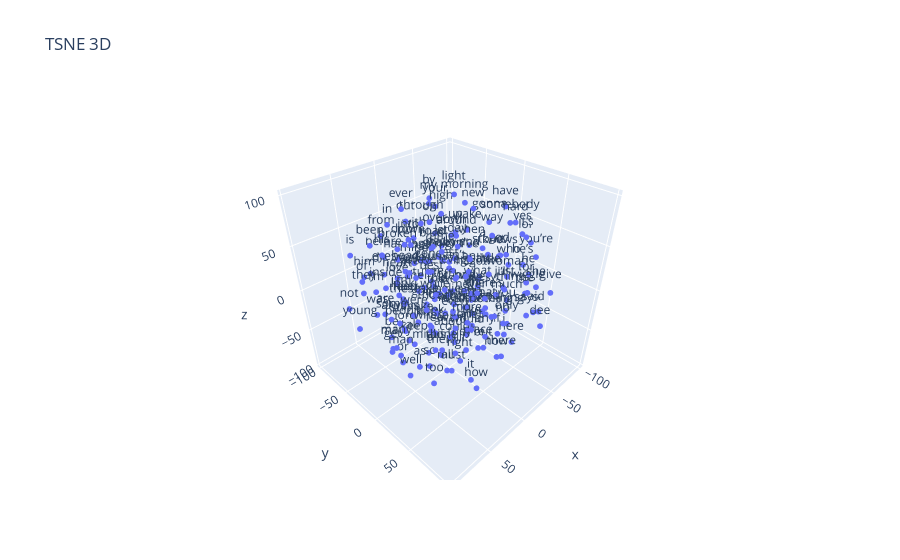

Notebook source saved alongside this figure:
### Code cell
vecs3, labels3 = reduce_dimensions(w2v_model, num_dimensions=3, max_words=200)
fig3 = px.scatter_3d(x=vecs3[:, 0], y=vecs3[:, 1], z=vecs3[:, 2], text=labels3, title="TSNE 3D")
fig3.update_traces(marker_size=2)
fig3.show()

### Figure 1 — Plotly figure (JSON) as saved in the notebook; plotly's stock layout.template omitted (floating-point values rounded to 4 significant figures; data arrays with more than 128 entries replaced by an {"elided": "..."} marker saying what was removed)
{"data": [{"hovertemplate": "x=%{x}<br>y=%{y}<br>z=%{z}<br>text=%{text}<extra></extra>", "legendgroup": "", "marker": {"color": "#636efa", "size": 2, "symbol": "circle"}, "mode": "markers+text", "name": "", "scene": "scene", "showlegend": false, "text": {"elided": "200 str values"}, "type": "scatter3d", "x": {"elided": "200 float values"}, "y": {"elided": "200 float values"}, "z": {"elided": "200 float values"}}], "layout": {"legend": {"tracegroupgap": 0}, "scene": {"domain": {"x": [0, 1], "y": [0, 1]}, "xaxis": {"title": {"text": "x"}}, "yaxis": {"title": {"text": "y"}}, "zaxis": {"title": {"text": "z"}}}, "title": {"text": "TSNE 3D"}}}
